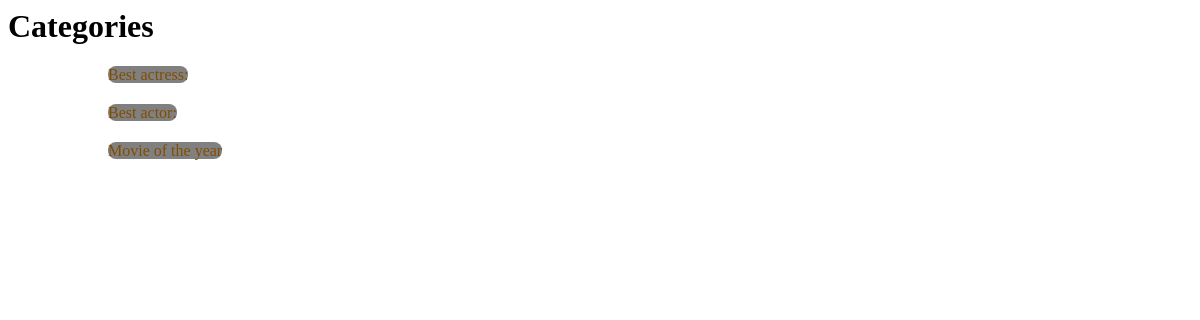
The page /polls/ on the database as committed earlier.
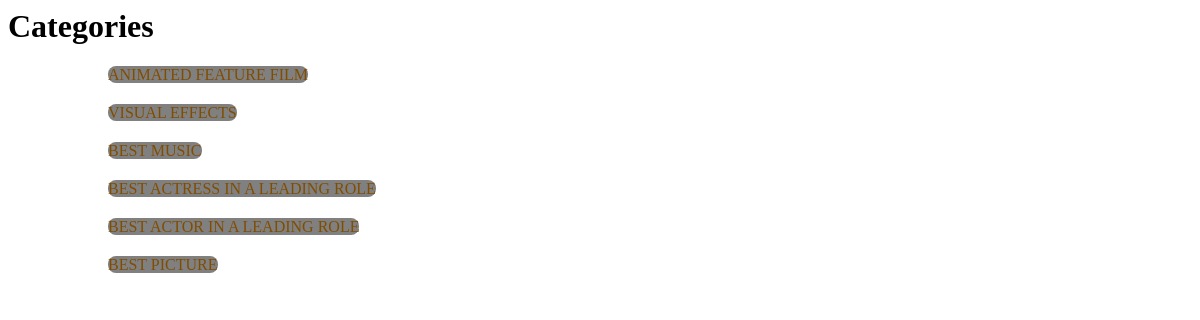
The same page on the database as committed later.
### polls/models.py (models this page shows, shortened)
class Question(models.Model):
    question_text = models.CharField(max_length=200)
    pub_date = models.DateTimeField('date published')

### polls/views.py (the view)
# urls.py: path('', views.IndexView.as_view(), name='index'),
class IndexView(generic.ListView):
    template_name = 'polls/index.html'
    context_object_name = 'latest_question_list'
    def get_queryset(self):
        return Question.objects.filter(pub_date__lte=timezone.now()).order_by('-pub_date')[:10]

### polls/templates/polls/index.html
{% load static %}
<link rel="stylesheet" href="{% static 'polls/style.css' %}">
<h1>Categories</h1>
<ul>
{% if latest_question_list%}
    <ul>
    {% for question in latest_question_list %}
        <li> <a href="{% url 'polls:detail' question.id %}">{{ question.question_text }}</a></li>
    {% endfor %}
    </ul>
{% else %}
    <p>No polls available</p>
{% endif %}
</ul>

### polls/static/polls/style.css (style rules this page uses)
li { list-style: none; margin: 20px; }
li a { color: rgb(128, 77, 0); text-decoration: none; border-radius: 8px; background-color: grey; }

Rows that differ between the two databases and show on the page:
added Question: question_text "ANIMATED FEATURE FILM"
added Question: question_text "VISUAL EFFECTS"
added Question: question_text "BEST MUSIC"
changed Question: question_text "Best actress:" → "BEST ACTRESS IN A LEADING ROLE"
changed Question: question_text "Best actor:" → "BEST ACTOR IN A LEADING ROLE"
changed Question: question_text "Movie of the year" → "BEST PICTURE"
